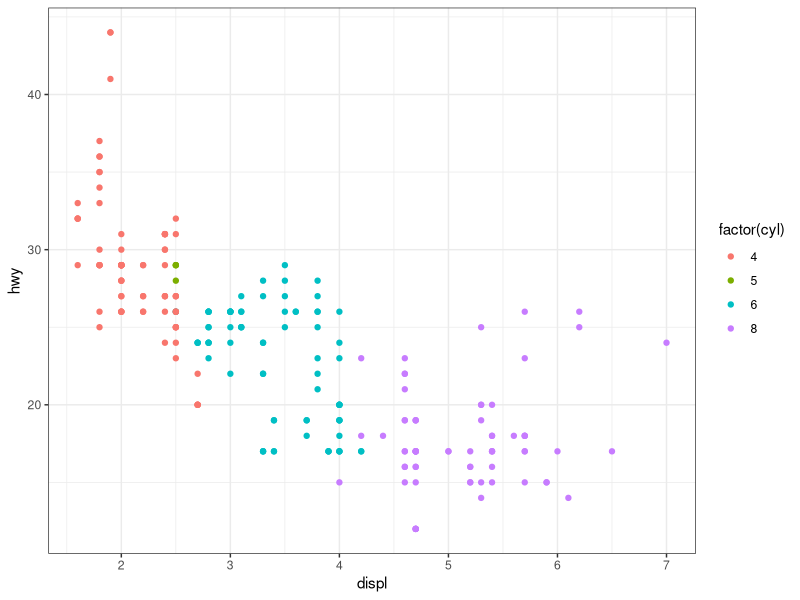
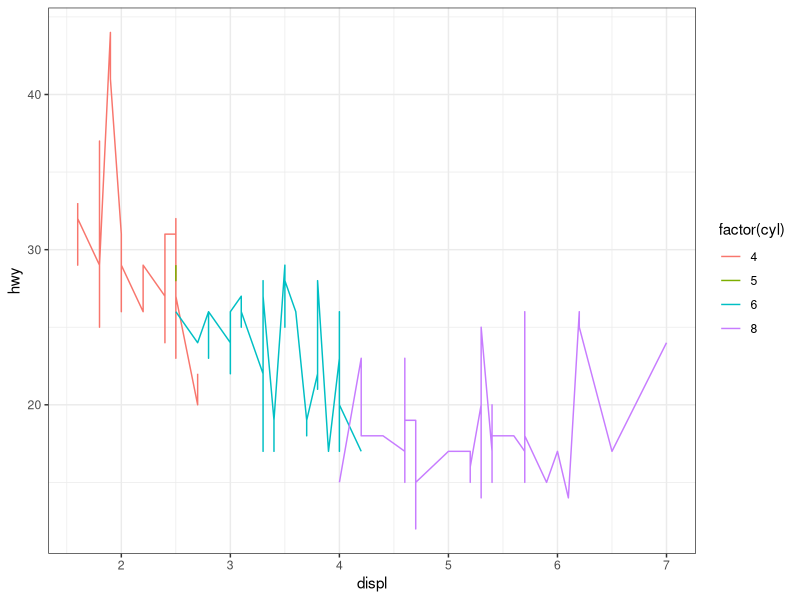
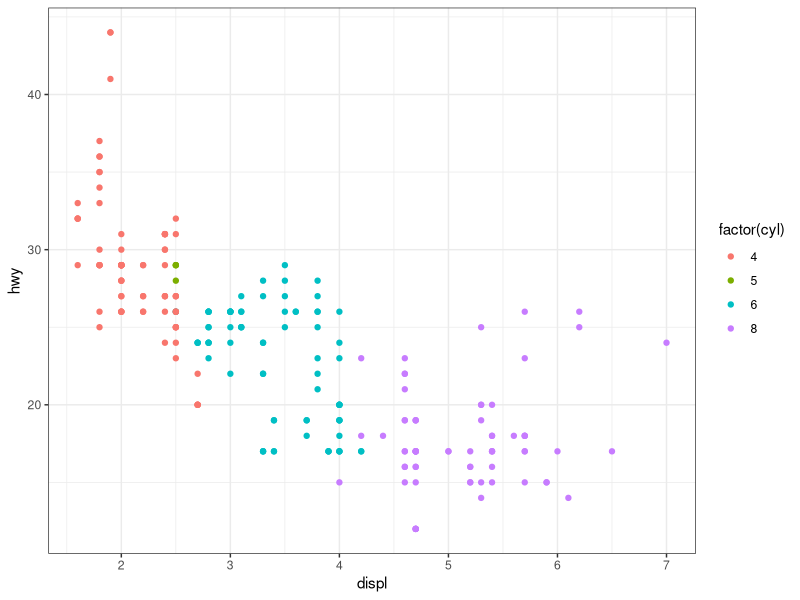
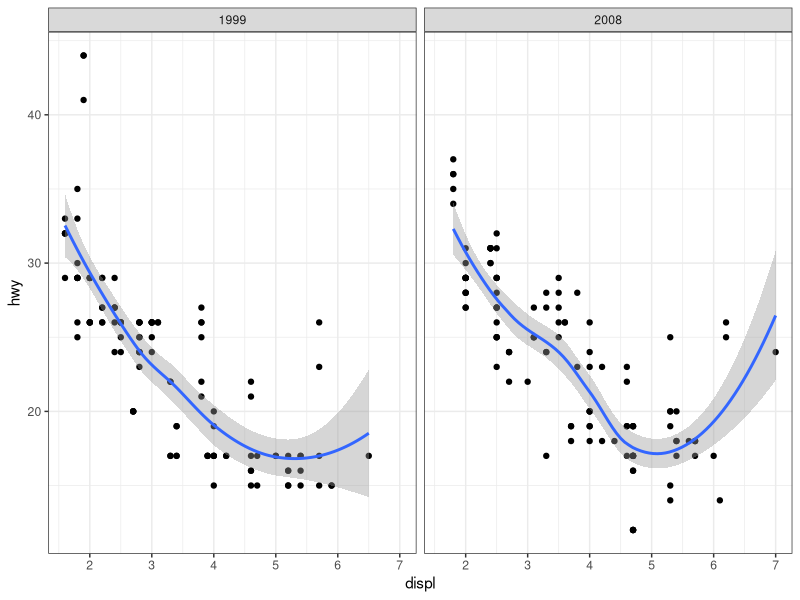

Write R code to recreate these figures, in order.
#' ---
#' title: "The grammar of ggplot2"
#' author: "Pavan Gurazada"
#' date: "`r format(Sys.Date())`"
#' output: github_document
#' out_width: 2
#' out_height: 2
#' ---


library(tidyverse)

set.seed(20130810)
theme_set(theme_bw())

data("mpg")
glimpse(mpg)

#' **For the cars data, how are engine size and fuel economy related?**


#' We want to represent the relationship between two variables. Each observation
#' is a point in the parameter space of these variables. In a plane with these
#' two variables there are specific points that the observations occupy. The
#' coordinates of an observation fix the point, which can further have a size,
#' color and shape. These are the aesthetics of the data. A scatter plot
#' represents the relationship between two features as observed in the data. The
#' points that are present speak as much as those which are absent. From a
#' scatter plot, given the value of a feature we can infer what the observations
#' would be of the other feature

qplot(displ, hwy, data = mpg, color = factor(cyl))

#' A geometry is used to map a shape to the (naked) point and determines the
#' type of the plot.

#' Using a proper geometry to highlight the intention of the plot is crucial. A
#' line instead of a point is grammatically correct, but is not meaningful


qplot(displ, hwy, data = mpg, geom = "line", color = factor(cyl)) 

#' This plot makes no sense, but why? Are we making any assumptions about the
#' variable here?

#' In a plot several geometries can be overlayed to present a statement about
#' the data. *A picture is worth a thousand words.*

#' Irrespective of the physical units of features, everything needs to be
#' eventually mapped to pixels on a plot. This conversion is called scaling.

qplot(displ, hwy, data = mpg, color = factor(cyl))

#' Here, there are three aesthetics that need to be scaled - `x, y` and `color`.
#' These three aesthetics (measured in pixels) need to be mapped to real life
#' features (measured in miles/gallon, etc). While x and y scaling can be
#' understood readily the scaling for color is not intuitive since it is not
#' numeric; however, the mapping here can be understood as to a number-ish thing
#' which is used to represent colors. Discrete values (e.g., categorical
#' variables) are mapped to evenly spaced colors on the color wheel

#' In sum, every point has the following aesthetics - x, y, color, size and
#' shape. By defining these values, we provide all the information a computer
#' needs to plot the dataset. In essence, the mapping from human discernable
#' features to computer discernable aesthetics is complete.

#' In sum, a plot is a computer rendering of geometry, scale and 
#' annotation. Hence, a plot is an complete representation of the data.

#' Beyond merely representing data, plots are very useful to highlight patterns
#' in the data. For e.g.,

qplot(displ, hwy, data = mpg, facets = . ~ year) + geom_smooth()

#' The smoothing geometry represents the outcome of a statistical transformation
#' applied to the data. The facets divide the mapping into groups and hence
#' provide a layer of summary that was not evident in the previous plot.

#' So, what is the high-level understanding of a plot? The data, mapping,
#' statistic, geometry and position adjustment form a layer in a plot. Scales
#' apply to all the data in a plot and control the mapping from data to
#' aesthetics. Scales can transform continuous variables to size and color;
#' discrete variables to shape and color. The layers and scales are placed on a
#' coordinate system that controls the axes and the gridlines.

#' In R-speak, a plot is a list with the following components: data, mapping,
#' layers, scales, coordinates and facets.